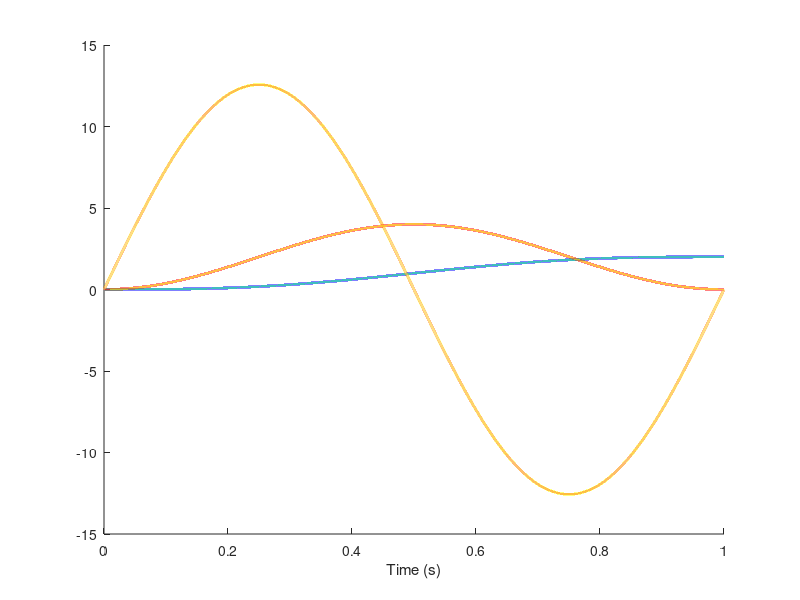

MATLAB code for this plot: (Note: this script raises an error after producing the figure.)
Fs = 100000;
dt = 1 / Fs;

freq = 1;
delta_x = 2;

x0 = 0;

T = 1 / freq;

t = 0:dt:T;
x = delta_x * freq * (t - sin(2*pi*freq*t)/(2*pi*freq));

figure(1);
clf
hold on;
plot(t, x, 'LineWidth', 2);
plot(t(1:end-1), diff(x)/dt, 'LineWidth', 2);
plot(t(1:end-2), diff(diff(x))/dt^2, 'LineWidth', 2);
xlabel('Time (s)');
yline(delta_x);
legend({'Position', 'Velocity', 'Acceleration'});
